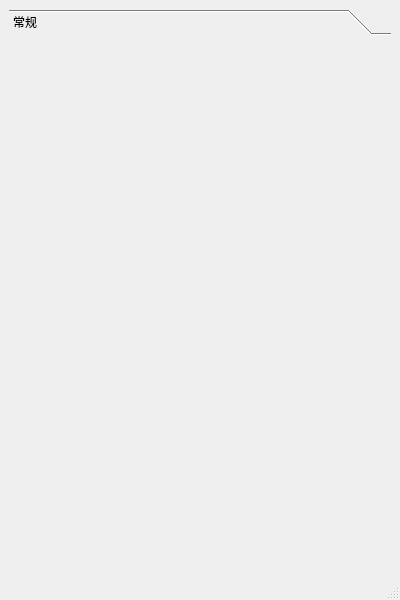
<?xml version="1.0" encoding="UTF-8"?>
<ui version="4.0">
  <class>MagicToolBox</class>
  <widget class="QMainWindow" name="MagicToolBox">
    <property name="geometry">
      <rect>
        <x>0</x>
        <y>0</y>
        <width>400</width>
        <height>600</height>
      </rect>
    </property>
    <property name="minimumSize">
      <size>
        <width>400</width>
        <height>600</height>
      </size>
    </property>
    <property name="windowTitle">
      <string>MagicToolBox</string>
    </property>
    <widget class="QWidget" name="centralwidget">
      <layout class="QVBoxLayout" name="verticalLayout">
        <item>
          <widget class="QToolBox" name="toolBox">
            <property name="currentIndex">
              <number>0</number>
            </property>
            <widget class="MagicBox" name="page">
              <property name="geometry">
                <rect>
                  <x>0</x>
                  <y>0</y>
                  <width>376</width>
                  <height>515</height>
                </rect>
              </property>
              <attribute name="label">
                <string>常规</string>
              </attribute>
            </widget>
          </widget>
        </item>
      </layout>
    </widget>
    <widget class="QStatusBar" name="statusbar" />
  </widget>
  <customwidgets>
    <customwidget>
      <class>MagicBox</class>
      <extends>QWidget</extends>
      <header>MagicBox.h</header>
      <container>1</container>
    </customwidget>
  </customwidgets>
  <resources />
  <connections />
</ui>
